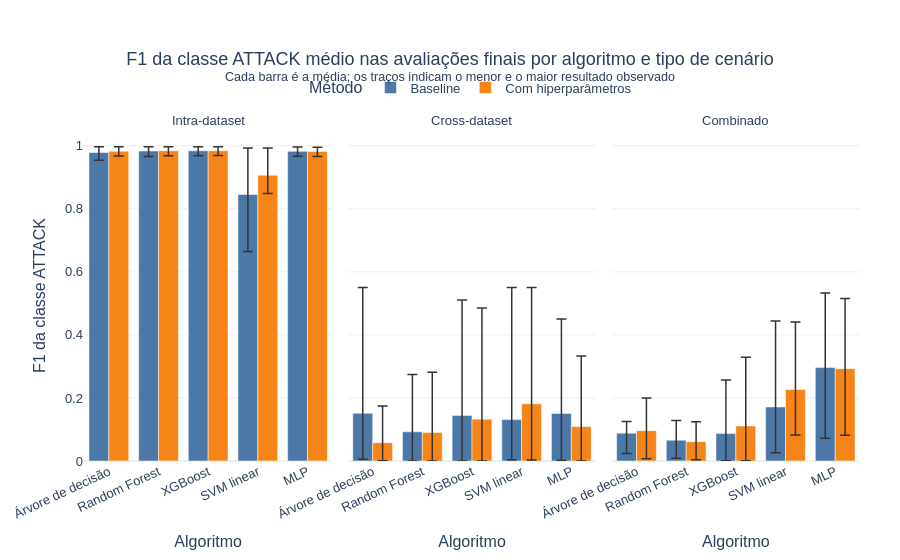
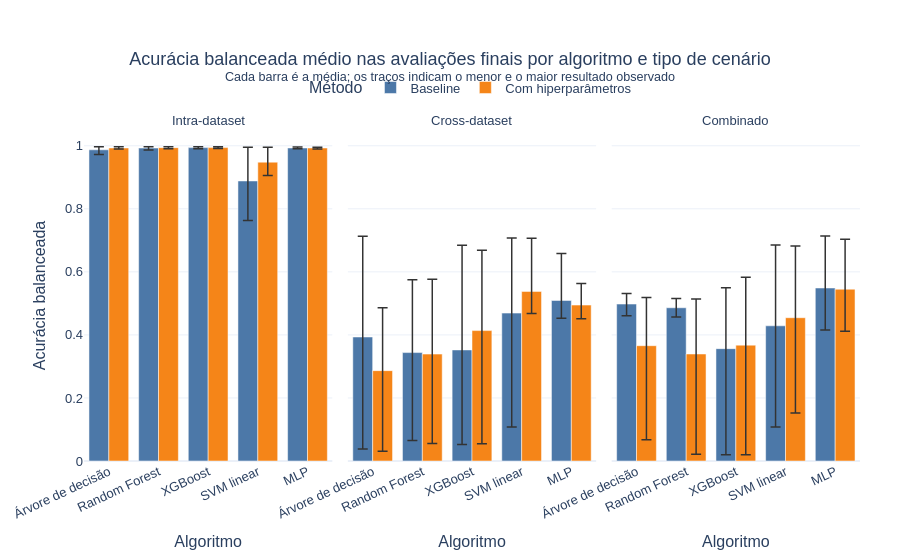
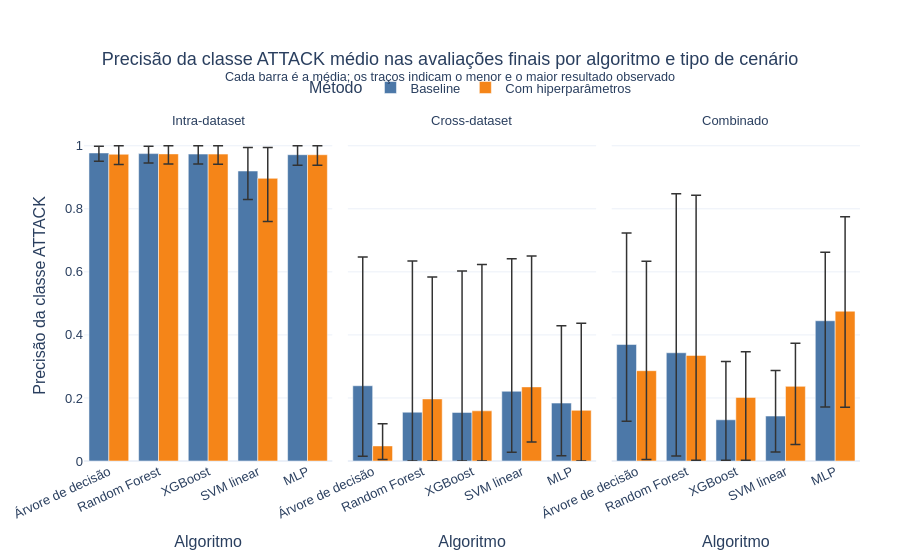
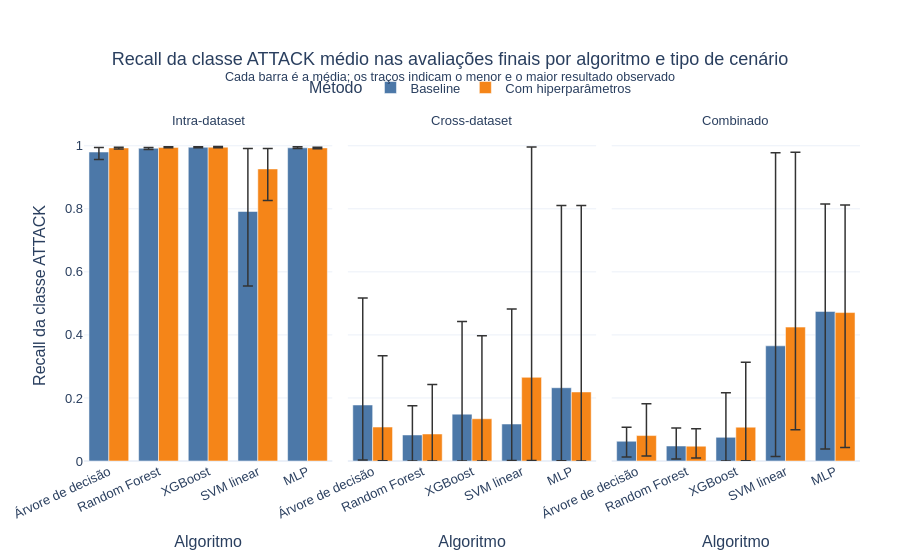

Notebook code cell kept with these figures, in order:
### Code cell
# qualidade média por algoritmo e tipo de cenário
def plot_metric_by_scenario(metric, metric_label, filename):
    plot_data = (
        evaluation.groupby(
            ["scenario_type", "model", "training_method"], as_index=False
        )
        .agg(
            metric_mean=(metric, "mean"),
            metric_min=(metric, "min"),
            metric_max=(metric, "max"),
            experiments=(metric, "size"),
        )
    )
    plot_data["distance_to_min"] = plot_data["metric_mean"] - plot_data["metric_min"]
    plot_data["distance_to_max"] = plot_data["metric_max"] - plot_data["metric_mean"]
    plot_data["model_label"] = plot_data["model"].map(MODEL_LABELS)
    plot_data["method_label"] = plot_data["training_method"].map(METHOD_LABELS)
    plot_data["scenario_label"] = plot_data["scenario_type"].map(SCENARIO_LABELS)
    figure = px.bar(
        plot_data,
        x="model_label",
        y="metric_mean",
        color="method_label",
        facet_col="scenario_label",
        barmode="group",
        error_y="distance_to_max",
        error_y_minus="distance_to_min",
        color_discrete_map=METHOD_COLORS,
        category_orders={
            "model_label": [MODEL_LABELS[model] for model in MODEL_ORDER],
            "method_label": [METHOD_LABELS[method] for method in METHOD_ORDER],
            "scenario_label": [SCENARIO_LABELS[scenario] for scenario in SCENARIO_ORDER],
        },
        custom_data=["experiments", "metric_min", "metric_max"],
        labels={"model_label": "Algoritmo", "metric_mean": metric_label, "method_label": "Método"},
        title=(
            f"{metric_label} médio nas avaliações finais por algoritmo e tipo de cenário"
            "<br><sup>Cada barra é a média; os traços indicam o menor e o maior resultado observado</sup>"
        ),
    )
    figure.for_each_annotation(lambda annotation: annotation.update(text=annotation.text.split("=")[-1]))
    figure.update_traces(
        hovertemplate=(
            "Algoritmo: %{x}<br>Média: %{y:.4f}<br>"
            "Mínimo: %{customdata[1]:.4f}<br>Máximo: %{customdata[2]:.4f}<br>"
            "Experimentos: %{customdata[0]}<extra></extra>"
        ),
        error_y=dict(color="#333333", thickness=1.5, width=5),
    )
    figure.update_yaxes(range=[0, 1.05], matches="y")
    figure.update_xaxes(tickangle=-25)
    finalize_figure(figure, filename, width=1500, height=520)


plot_metric_by_scenario("f1_attack", "F1 da classe ATTACK", "f1_attack_by_scenario_type")
plot_metric_by_scenario("balanced_accuracy", "Acurácia balanceada", "balanced_accuracy_by_scenario_type")
plot_metric_by_scenario("precision_attack", "Precisão da classe ATTACK", "precision_attack_by_scenario_type")
plot_metric_by_scenario("recall_attack", "Recall da classe ATTACK", "recall_attack_by_scenario_type")

### Figure 1 — Plotly figure (JSON) as saved in the notebook; plotly's stock layout.template omitted (floating-point values rounded to 4 significant figures)
{"data": [{"alignmentgroup": "True", "customdata": [[3.0, 0.954, 0.9967], [3.0, 0.6649, 0.9931], [3.0, 0.9665, 0.9959], [3.0, 0.9662, 0.9966], [3.0, 0.9686, 0.9971]], "error_y": {"array": [0.01808, 0.1476, 0.01365, 0.0133, 0.01303], "arrayminus": [0.02466, 0.1806, 0.01572, 0.01715, 0.0155], "color": "#333333", "thickness": 1.5, "width": 5}, "hovertemplate": "Algoritmo: %{x}<br>Média: %{y:.4f}<br>Mínimo: %{customdata[1]:.4f}<br>Máximo: %{customdata[2]:.4f}<br>Experimentos: %{customdata[0]}<extra></extra>", "legendgroup": "Baseline", "marker": {"color": "#4C78A8", "pattern": {"shape": ""}}, "name": "Baseline", "offsetgroup": "Baseline", "orientation": "v", "showlegend": true, "textposition": "auto", "type": "bar", "x": ["Árvore de decisão", "SVM linear", "MLP", "Random Forest", "XGBoost"], "xaxis": "x", "y": [0.9786, 0.8455, 0.9822, 0.9833, 0.9841], "yaxis": "y"}, {"alignmentgroup": "True", "customdata": [[6.0, 0.005221, 0.5505], [6.0, 0.003597, 0.5507], [6.0, 0.001579, 0.4505], [6.0, 0.0, 0.2745], [6.0, 0.0, 0.5103]], "error_y": {"array": [0.3991, 0.4193, 0.2995, 0.1819, 0.3657], "arrayminus": [0.1462, 0.1277, 0.1494, 0.09257, 0.1446], "color": "#333333", "thickness": 1.5, "width": 5}, "hovertemplate": "Algoritmo: %{x}<br>Média: %{y:.4f}<br>Mínimo: %{customdata[1]:.4f}<br>Máximo: %{customdata[2]:.4f}<br>Experimentos: %{customdata[0]}<extra></extra>", "legendgroup": "Baseline", "marker": {"color": "#4C78A8", "pattern": {"shape": ""}}, "name": "Baseline", "offsetgroup": "Baseline", "orientation": "v", "showlegend": false, "textposition": "auto", "type": "bar", "x": ["Árvore de decisão", "SVM linear", "MLP", "Random Forest", "XGBoost"], "xaxis": "x2", "y": [0.1514, 0.1313, 0.151, 0.09257, 0.1446], "yaxis": "y2"}, {"alignmentgroup": "True", "customdata": [[3.0, 0.024, 0.1253], [3.0, 0.02578, 0.4439], [3.0, 0.07232, 0.5333], [3.0, 0.008775, 0.1284], [3.0, 0.0007884, 0.2567]], "error_y": {"array": [0.03696, 0.2725, 0.2369, 0.06224, 0.1697], "arrayminus": [0.06429, 0.1456, 0.2241, 0.05734, 0.08618], "color": "#333333", "thickness": 1.5, "width": 5}, "hovertemplate": "Algoritmo: %{x}<br>Média: %{y:.4f}<br>Mínimo: %{customdata[1]:.4f}<br>Máximo: %{customdata[2]:.4f}<br>Experimentos: %{customdata[0]}<extra></extra>", "legendgroup": "Baseline", "marker": {"color": "#4C78A8", "pattern": {"shape": ""}}, "name": "Baseline", "offsetgroup": "Baseline", "orientation": "v", "showlegend": false, "textposition": "auto", "type": "bar", "x": ["Árvore de decisão", "SVM linear", "MLP", "Random Forest", "XGBoost"], "xaxis": "x3", "y": [0.08829, 0.1714, 0.2964, 0.06612, 0.08696], "yaxis": "y3"}, {"alignmentgroup": "True", "customdata": [[3.0, 0.9672, 0.997], [3.0, 0.8489, 0.9931], [3.0, 0.9659, 0.9953], [3.0, 0.9684, 0.9971], [3.0, 0.9688, 0.9971]], "error_y": {"array": [0.0143, 0.08664, 0.01329, 0.01287, 0.01293], "arrayminus": [0.01559, 0.05761, 0.01612, 0.01578, 0.01531], "color": "#333333", "thickness": 1.5, "width": 5}, "hovertemplate": "Algoritmo: %{x}<br>Média: %{y:.4f}<br>Mínimo: %{customdata[1]:.4f}<br>Máximo: %{customdata[2]:.4f}<br>Experimentos: %{customdata[0]}<extra></extra>", "legendgroup": "Com hiperparâmetros", "marker": {"color": "#F58518", "pattern": {"shape": ""}}, "name": "Com hiperparâmetros", "offsetgroup": "Com hiperparâmetros", "orientation": "v", "showlegend": true, "textposition": "auto", "type": "bar", "x": ["Árvore de decisão", "SVM linear", "MLP", "Random Forest", "XGBoost"], "xaxis": "x", "y": [0.9827, 0.9065, 0.9821, 0.9842, 0.9841], "yaxis": "y"}, {"alignmentgroup": "True", "customdata": [[6.0, 0.001065, 0.1745], [6.0, 0.003277, 0.5502], [6.0, 0.0, 0.333], [6.0, 0.0, 0.2814], [6.0, 0.0, 0.4853]], "error_y": {"array": [0.1166, 0.3686, 0.2239, 0.1913, 0.3525], "arrayminus": [0.05691, 0.1783, 0.1091, 0.0902, 0.1328], "color": "#333333", "thickness": 1.5, "width": 5}, "hovertemplate": "Algoritmo: %{x}<br>Média: %{y:.4f}<br>Mínimo: %{customdata[1]:.4f}<br>Máximo: %{customdata[2]:.4f}<br>Experimentos: %{customdata[0]}<extra></extra>", "legendgroup": "Com hiperparâmetros", "marker": {"color": "#F58518", "pattern": {"shape": ""}}, "name": "Com hiperparâmetros", "offsetgroup": "Com hiperparâmetros", "orientation": "v", "showlegend": false, "textposition": "auto", "type": "bar", "x": ["Árvore de decisão", "SVM linear", "MLP", "Random Forest", "XGBoost"], "xaxis": "x2", "y": [0.05797, 0.1816, 0.1091, 0.0902, 0.1328], "yaxis": "y2"}, {"alignmentgroup": "True", "customdata": [[3.0, 0.007138, 0.1995], [3.0, 0.08237, 0.4412], [3.0, 0.08148, 0.5158], [3.0, 0.003961, 0.1245], [3.0, 0.0008902, 0.3291]], "error_y": {"array": [0.1032, 0.2146, 0.2228, 0.06313, 0.218], "arrayminus": [0.08913, 0.1443, 0.2115, 0.05742, 0.1102], "color": "#333333", "thickness": 1.5, "width": 5}, "hovertemplate": "Algoritmo: %{x}<br>Média: %{y:.4f}<br>Mínimo: %{customdata[1]:.4f}<br>Máximo: %{customdata[2]:.4f}<br>Experimentos: %{customdata[0]}<extra></extra>", "legendgroup": "Com hiperparâmetros", "marker": {"color": "#F58518", "pattern": {"shape": ""}}, "name": "Com hiperparâmetros", "offsetgroup": "Com hiperparâmetros", "orientation": "v", "showlegend": false, "textposition": "auto", "type": "bar", "x": ["Árvore de decisão", "SVM linear", "MLP", "Random Forest", "XGBoost"], "xaxis": "x3", "y": [0.09627, 0.2266, 0.293, 0.06138, 0.1111], "yaxis": "y3"}], "layout": {"annotations": [{"font": {}, "showarrow": false, "text": "Intra-dataset", "x": 0.16, "xanchor": "center", "xref": "paper", "y": 1.0, "yanchor": "bottom", "yref": "paper"}, {"font": {}, "showarrow": false, "text": "Cross-dataset", "x": 0.5, "xanchor": "center", "xref": "paper", "y": 1.0, "yanchor": "bottom", "yref": "paper"}, {"font": {}, "showarrow": false, "text": "Combinado", "x": 0.84, "xanchor": "center", "xref": "paper", "y": 1.0, "yanchor": "bottom", "yref": "paper"}], "barmode": "group", "font": {"family": "Arial", "size": 13}, "legend": {"orientation": "h", "title": {"text": "Método"}, "tracegroupgap": 0, "x": 0.5, "xanchor": "center", "y": 1.08, "yanchor": "bottom"}, "margin": {"b": 80, "l": 80, "r": 40, "t": 130}, "title": {"text": "F1 da classe ATTACK médio nas avaliações finais por algoritmo e tipo de cenário<br><sup>Cada barra é a média; os traços indicam o menor e o maior resultado observado</sup>", "x": 0.5}, "xaxis": {"anchor": "y", "categoryarray": ["Árvore de decisão", "Random Forest", "XGBoost", "SVM linear", "MLP"], "categoryorder": "array", "domain": [0.0, 0.32], "tickangle": -25, "title": {"text": "Algoritmo"}}, "xaxis2": {"anchor": "y2", "categoryarray": ["Árvore de decisão", "Random Forest", "XGBoost", "SVM linear", "MLP"], "categoryorder": "array", "domain": [0.34, 0.66], "matches": "x", "tickangle": -25, "title": {"text": "Algoritmo"}}, "xaxis3": {"anchor": "y3", "categoryarray": ["Árvore de decisão", "Random Forest", "XGBoost", "SVM linear", "MLP"], "categoryorder": "array", "domain": [0.68, 1.0], "matches": "x", "tickangle": -25, "title": {"text": "Algoritmo"}}, "yaxis": {"anchor": "x", "domain": [0.0, 1.0], "matches": "y", "range": [0, 1.05], "title": {"text": "F1 da classe ATTACK"}}, "yaxis2": {"anchor": "x2", "domain": [0.0, 1.0], "matches": "y", "range": [0, 1.05], "showticklabels": false}, "yaxis3": {"anchor": "x3", "domain": [0.0, 1.0], "matches": "y", "range": [0, 1.05], "showticklabels": false}}}

### Figure 2 — Plotly figure (JSON) as saved in the notebook; plotly's stock layout.template omitted (floating-point values rounded to 4 significant figures)
{"data": [{"alignmentgroup": "True", "customdata": [[3.0, 0.9722, 0.9972], [3.0, 0.7632, 0.9951], [3.0, 0.9902, 0.996], [3.0, 0.9868, 0.9972], [3.0, 0.9907, 0.9972]], "error_y": {"array": [0.01002, 0.1067, 0.002975, 0.004424, 0.003127], "arrayminus": [0.01495, 0.1252, 0.002853, 0.00598, 0.003363], "color": "#333333", "thickness": 1.5, "width": 5}, "hovertemplate": "Algoritmo: %{x}<br>Média: %{y:.4f}<br>Mínimo: %{customdata[1]:.4f}<br>Máximo: %{customdata[2]:.4f}<br>Experimentos: %{customdata[0]}<extra></extra>", "legendgroup": "Baseline", "marker": {"color": "#4C78A8", "pattern": {"shape": ""}}, "name": "Baseline", "offsetgroup": "Baseline", "orientation": "v", "showlegend": true, "textposition": "auto", "type": "bar", "x": ["Árvore de decisão", "SVM linear", "MLP", "Random Forest", "XGBoost"], "xaxis": "x", "y": [0.9872, 0.8884, 0.993, 0.9928, 0.9941], "yaxis": "y"}, {"alignmentgroup": "True", "customdata": [[6.0, 0.0377, 0.7133], [6.0, 0.1078, 0.7075], [6.0, 0.4525, 0.6582], [6.0, 0.06467, 0.5749], [6.0, 0.05273, 0.6848]], "error_y": {"array": [0.32, 0.2383, 0.1489, 0.231, 0.3325], "arrayminus": [0.3556, 0.3614, 0.05678, 0.2792, 0.2995], "color": "#333333", "thickness": 1.5, "width": 5}, "hovertemplate": "Algoritmo: %{x}<br>Média: %{y:.4f}<br>Mínimo: %{customdata[1]:.4f}<br>Máximo: %{customdata[2]:.4f}<br>Experimentos: %{customdata[0]}<extra></extra>", "legendgroup": "Baseline", "marker": {"color": "#4C78A8", "pattern": {"shape": ""}}, "name": "Baseline", "offsetgroup": "Baseline", "orientation": "v", "showlegend": false, "textposition": "auto", "type": "bar", "x": ["Árvore de decisão", "SVM linear", "MLP", "Random Forest", "XGBoost"], "xaxis": "x2", "y": [0.3933, 0.4692, 0.5092, 0.3439, 0.3523], "yaxis": "y2"}, {"alignmentgroup": "True", "customdata": [[3.0, 0.4609, 0.531], [3.0, 0.1081, 0.6855], [3.0, 0.4158, 0.7141], [3.0, 0.4566, 0.5152], [3.0, 0.02006, 0.5496]], "error_y": {"array": [0.03311, 0.2566, 0.1652, 0.02905, 0.1932], "arrayminus": [0.03701, 0.3207, 0.1331, 0.02954, 0.3363], "color": "#333333", "thickness": 1.5, "width": 5}, "hovertemplate": "Algoritmo: %{x}<br>Média: %{y:.4f}<br>Mínimo: %{customdata[1]:.4f}<br>Máximo: %{customdata[2]:.4f}<br>Experimentos: %{customdata[0]}<extra></extra>", "legendgroup": "Baseline", "marker": {"color": "#4C78A8", "pattern": {"shape": ""}}, "name": "Baseline", "offsetgroup": "Baseline", "orientation": "v", "showlegend": false, "textposition": "auto", "type": "bar", "x": ["Árvore de decisão", "SVM linear", "MLP", "Random Forest", "XGBoost"], "xaxis": "x3", "y": [0.4979, 0.4288, 0.5488, 0.4861, 0.3564], "yaxis": "y3"}, {"alignmentgroup": "True", "customdata": [[3.0, 0.9897, 0.9972], [3.0, 0.906, 0.995], [3.0, 0.9895, 0.9954], [3.0, 0.9906, 0.9972], [3.0, 0.9912, 0.9972]], "error_y": {"array": [0.004164, 0.04709, 0.002549, 0.003185, 0.002997], "arrayminus": [0.003268, 0.04197, 0.003377, 0.003447, 0.002997], "color": "#333333", "thickness": 1.5, "width": 5}, "hovertemplate": "Algoritmo: %{x}<br>Média: %{y:.4f}<br>Mínimo: %{customdata[1]:.4f}<br>Máximo: %{customdata[2]:.4f}<br>Experimentos: %{customdata[0]}<extra></extra>", "legendgroup": "Com hiperparâmetros", "marker": {"color": "#F58518", "pattern": {"shape": ""}}, "name": "Com hiperparâmetros", "offsetgroup": "Com hiperparâmetros", "orientation": "v", "showlegend": true, "textposition": "auto", "type": "bar", "x": ["Árvore de decisão", "SVM linear", "MLP", "Random Forest", "XGBoost"], "xaxis": "x", "y": [0.993, 0.948, 0.9929, 0.994, 0.9942], "yaxis": "y"}, {"alignmentgroup": "True", "customdata": [[6.0, 0.03075, 0.4858], [6.0, 0.4681, 0.7063], [6.0, 0.4509, 0.563], [6.0, 0.05561, 0.5762], [6.0, 0.05476, 0.6687]], "error_y": {"array": [0.1992, 0.1683, 0.06843, 0.237, 0.255], "arrayminus": [0.2559, 0.06993, 0.04365, 0.2836, 0.3589], "color": "#333333", "thickness": 1.5, "width": 5}, "hovertemplate": "Algoritmo: %{x}<br>Média: %{y:.4f}<br>Mínimo: %{customdata[1]:.4f}<br>Máximo: %{customdata[2]:.4f}<br>Experimentos: %{customdata[0]}<extra></extra>", "legendgroup": "Com hiperparâmetros", "marker": {"color": "#F58518", "pattern": {"shape": ""}}, "name": "Com hiperparâmetros", "offsetgroup": "Com hiperparâmetros", "orientation": "v", "showlegend": false, "textposition": "auto", "type": "bar", "x": ["Árvore de decisão", "SVM linear", "MLP", "Random Forest", "XGBoost"], "xaxis": "x2", "y": [0.2866, 0.5381, 0.4946, 0.3392, 0.4137], "yaxis": "y2"}, {"alignmentgroup": "True", "customdata": [[3.0, 0.0677, 0.5188], [3.0, 0.1526, 0.6822], [3.0, 0.4117, 0.7032], [3.0, 0.02138, 0.5137], [3.0, 0.01973, 0.5828]], "error_y": {"array": [0.153, 0.2277, 0.1583, 0.1743, 0.2152], "arrayminus": [0.298, 0.3019, 0.1333, 0.3181, 0.3478], "color": "#333333", "thickness": 1.5, "width": 5}, "hovertemplate": "Algoritmo: %{x}<br>Média: %{y:.4f}<br>Mínimo: %{customdata[1]:.4f}<br>Máximo: %{customdata[2]:.4f}<br>Experimentos: %{customdata[0]}<extra></extra>", "legendgroup": "Com hiperparâmetros", "marker": {"color": "#F58518", "pattern": {"shape": ""}}, "name": "Com hiperparâmetros", "offsetgroup": "Com hiperparâmetros", "orientation": "v", "showlegend": false, "textposition": "auto", "type": "bar", "x": ["Árvore de decisão", "SVM linear", "MLP", "Random Forest", "XGBoost"], "xaxis": "x3", "y": [0.3658, 0.4545, 0.5449, 0.3395, 0.3675], "yaxis": "y3"}], "layout": {"annotations": [{"font": {}, "showarrow": false, "text": "Intra-dataset", "x": 0.16, "xanchor": "center", "xref": "paper", "y": 1.0, "yanchor": "bottom", "yref": "paper"}, {"font": {}, "showarrow": false, "text": "Cross-dataset", "x": 0.5, "xanchor": "center", "xref": "paper", "y": 1.0, "yanchor": "bottom", "yref": "paper"}, {"font": {}, "showarrow": false, "text": "Combinado", "x": 0.84, "xanchor": "center", "xref": "paper", "y": 1.0, "yanchor": "bottom", "yref": "paper"}], "barmode": "group", "font": {"family": "Arial", "size": 13}, "legend": {"orientation": "h", "title": {"text": "Método"}, "tracegroupgap": 0, "x": 0.5, "xanchor": "center", "y": 1.08, "yanchor": "bottom"}, "margin": {"b": 80, "l": 80, "r": 40, "t": 130}, "title": {"text": "Acurácia balanceada médio nas avaliações finais por algoritmo e tipo de cenário<br><sup>Cada barra é a média; os traços indicam o menor e o maior resultado observado</sup>", "x": 0.5}, "xaxis": {"anchor": "y", "categoryarray": ["Árvore de decisão", "Random Forest", "XGBoost", "SVM linear", "MLP"], "categoryorder": "array", "domain": [0.0, 0.32], "tickangle": -25, "title": {"text": "Algoritmo"}}, "xaxis2": {"anchor": "y2", "categoryarray": ["Árvore de decisão", "Random Forest", "XGBoost", "SVM linear", "MLP"], "categoryorder": "array", "domain": [0.34, 0.66], "matches": "x", "tickangle": -25, "title": {"text": "Algoritmo"}}, "xaxis3": {"anchor": "y3", "categoryarray": ["Árvore de decisão", "Random Forest", "XGBoost", "SVM linear", "MLP"], "categoryorder": "array", "domain": [0.68, 1.0], "matches": "x", "tickangle": -25, "title": {"text": "Algoritmo"}}, "yaxis": {"anchor": "x", "domain": [0.0, 1.0], "matches": "y", "range": [0, 1.05], "title": {"text": "Acurácia balanceada"}}, "yaxis2": {"anchor": "x2", "domain": [0.0, 1.0], "matches": "y", "range": [0, 1.05], "showticklabels": false}, "yaxis3": {"anchor": "x3", "domain": [0.0, 1.0], "matches": "y", "range": [0, 1.05], "showticklabels": false}}}

### Figure 3 — Plotly figure (JSON) as saved in the notebook; plotly's stock layout.template omitted (floating-point values rounded to 4 significant figures)
{"data": [{"alignmentgroup": "True", "customdata": [[3.0, 0.9512, 0.9987], [3.0, 0.8292, 0.9949], [3.0, 0.938, 0.9998], [3.0, 0.9456, 0.9986], [3.0, 0.9419, 0.9997]], "error_y": {"array": [0.02154, 0.07502, 0.02813, 0.02353, 0.02609], "arrayminus": [0.02593, 0.09063, 0.03362, 0.02952, 0.03174], "color": "#333333", "thickness": 1.5, "width": 5}, "hovertemplate": "Algoritmo: %{x}<br>Média: %{y:.4f}<br>Mínimo: %{customdata[1]:.4f}<br>Máximo: %{customdata[2]:.4f}<br>Experimentos: %{customdata[0]}<extra></extra>", "legendgroup": "Baseline", "marker": {"color": "#4C78A8", "pattern": {"shape": ""}}, "name": "Baseline", "offsetgroup": "Baseline", "orientation": "v", "showlegend": true, "textposition": "auto", "type": "bar", "x": ["Árvore de decisão", "SVM linear", "MLP", "Random Forest", "XGBoost"], "xaxis": "x", "y": [0.9771, 0.9199, 0.9716, 0.9751, 0.9736], "yaxis": "y"}, {"alignmentgroup": "True", "customdata": [[6.0, 0.01498, 0.6471], [6.0, 0.02809, 0.6417], [6.0, 0.01638, 0.4294], [6.0, 0.0, 0.6343], [6.0, 0.0, 0.6031]], "error_y": {"array": [0.4084, 0.4205, 0.2457, 0.4795, 0.449], "arrayminus": [0.2237, 0.1931, 0.1673, 0.1548, 0.1541], "color": "#333333", "thickness": 1.5, "width": 5}, "hovertemplate": "Algoritmo: %{x}<br>Média: %{y:.4f}<br>Mínimo: %{customdata[1]:.4f}<br>Máximo: %{customdata[2]:.4f}<br>Experimentos: %{customdata[0]}<extra></extra>", "legendgroup": "Baseline", "marker": {"color": "#4C78A8", "pattern": {"shape": ""}}, "name": "Baseline", "offsetgroup": "Baseline", "orientation": "v", "showlegend": false, "textposition": "auto", "type": "bar", "x": ["Árvore de decisão", "SVM linear", "MLP", "Random Forest", "XGBoost"], "xaxis": "x2", "y": [0.2387, 0.2212, 0.1837, 0.1548, 0.1541], "yaxis": "y2"}, {"alignmentgroup": "True", "customdata": [[3.0, 0.1261, 0.7231], [3.0, 0.02826, 0.2871], [3.0, 0.1716, 0.6621], [3.0, 0.01601, 0.8479], [3.0, 0.002132, 0.3158]], "error_y": {"array": [0.3536, 0.1446, 0.2172, 0.5046, 0.1851], "arrayminus": [0.2434, 0.1143, 0.2733, 0.3273, 0.1285], "color": "#333333", "thickness": 1.5, "width": 5}, "hovertemplate": "Algoritmo: %{x}<br>Média: %{y:.4f}<br>Mínimo: %{customdata[1]:.4f}<br>Máximo: %{customdata[2]:.4f}<br>Experimentos: %{customdata[0]}<extra></extra>", "legendgroup": "Baseline", "marker": {"color": "#4C78A8", "pattern": {"shape": ""}}, "name": "Baseline", "offsetgroup": "Baseline", "orientation": "v", "showlegend": false, "textposition": "auto", "type": "bar", "x": ["Árvore de decisão", "SVM linear", "MLP", "Random Forest", "XGBoost"], "xaxis": "x3", "y": [0.3695, 0.1425, 0.4449, 0.3433, 0.1307], "yaxis": "y3"}, {"alignmentgroup": "True", "customdata": [[3.0, 0.9407, 0.9997], [3.0, 0.7597, 0.9948], [3.0, 0.9382, 0.9999], [3.0, 0.9418, 0.9997], [3.0, 0.9414, 0.9997]], "error_y": {"array": [0.02673, 0.09821, 0.02832, 0.02553, 0.02614], "arrayminus": [0.03226, 0.1369, 0.03336, 0.03228, 0.03216], "color": "#333333", "thickness": 1.5, "width": 5}, "hovertemplate": "Algoritmo: %{x}<br>Média: %{y:.4f}<br>Mínimo: %{customdata[1]:.4f}<br>Máximo: %{customdata[2]:.4f}<br>Experimentos: %{customdata[0]}<extra></extra>", "legendgroup": "Com hiperparâmetros", "marker": {"color": "#F58518", "pattern": {"shape": ""}}, "name": "Com hiperparâmetros", "offsetgroup": "Com hiperparâmetros", "orientation": "v", "showlegend": true, "textposition": "auto", "type": "bar", "x": ["Árvore de decisão", "SVM linear", "MLP", "Random Forest", "XGBoost"], "xaxis": "x", "y": [0.973, 0.8966, 0.9715, 0.9741, 0.9735], "yaxis": "y"}, {"alignmentgroup": "True", "customdata": [[6.0, 0.005093, 0.1182], [6.0, 0.06007, 0.6502], [6.0, 0.0, 0.4371], [6.0, 0.0, 0.5837], [6.0, 0.0, 0.6234]], "error_y": {"array": [0.07034, 0.415, 0.2765, 0.3867, 0.4642], "arrayminus": [0.04273, 0.1751, 0.1606, 0.1969, 0.1591], "color": "#333333", "thickness": 1.5, "width": 5}, "hovertemplate": "Algoritmo: %{x}<br>Média: %{y:.4f}<br>Mínimo: %{customdata[1]:.4f}<br>Máximo: %{customdata[2]:.4f}<br>Experimentos: %{customdata[0]}<extra></extra>", "legendgroup": "Com hiperparâmetros", "marker": {"color": "#F58518", "pattern": {"shape": ""}}, "name": "Com hiperparâmetros", "offsetgroup": "Com hiperparâmetros", "orientation": "v", "showlegend": false, "textposition": "auto", "type": "bar", "x": ["Árvore de decisão", "SVM linear", "MLP", "Random Forest", "XGBoost"], "xaxis": "x2", "y": [0.04782, 0.2351, 0.1606, 0.1969, 0.1591], "yaxis": "y2"}, {"alignmentgroup": "True", "customdata": [[3.0, 0.004577, 0.634], [3.0, 0.05214, 0.3733], [3.0, 0.1704, 0.775], [3.0, 0.002492, 0.8433], [3.0, 0.002029, 0.3462]], "error_y": {"array": [0.3475, 0.1366, 0.2999, 0.5085, 0.1444], "arrayminus": [0.2819, 0.1846, 0.3048, 0.3323, 0.1998], "color": "#333333", "thickness": 1.5, "width": 5}, "hovertemplate": "Algoritmo: %{x}<br>Média: %{y:.4f}<br>Mínimo: %{customdata[1]:.4f}<br>Máximo: %{customdata[2]:.4f}<br>Experimentos: %{customdata[0]}<extra></extra>", "legendgroup": "Com hiperparâmetros", "marker": {"color": "#F58518", "pattern": {"shape": ""}}, "name": "Com hiperparâmetros", "offsetgroup": "Com hiperparâmetros", "orientation": "v", "showlegend": false, "textposition": "auto", "type": "bar", "x": ["Árvore de decisão", "SVM linear", "MLP", "Random Forest", "XGBoost"], "xaxis": "x3", "y": [0.2865, 0.2367, 0.4751, 0.3348, 0.2018], "yaxis": "y3"}], "layout": {"annotations": [{"font": {}, "showarrow": false, "text": "Intra-dataset", "x": 0.16, "xanchor": "center", "xref": "paper", "y": 1.0, "yanchor": "bottom", "yref": "paper"}, {"font": {}, "showarrow": false, "text": "Cross-dataset", "x": 0.5, "xanchor": "center", "xref": "paper", "y": 1.0, "yanchor": "bottom", "yref": "paper"}, {"font": {}, "showarrow": false, "text": "Combinado", "x": 0.84, "xanchor": "center", "xref": "paper", "y": 1.0, "yanchor": "bottom", "yref": "paper"}], "barmode": "group", "font": {"family": "Arial", "size": 13}, "legend": {"orientation": "h", "title": {"text": "Método"}, "tracegroupgap": 0, "x": 0.5, "xanchor": "center", "y": 1.08, "yanchor": "bottom"}, "margin": {"b": 80, "l": 80, "r": 40, "t": 130}, "title": {"text": "Precisão da classe ATTACK médio nas avaliações finais por algoritmo e tipo de cenário<br><sup>Cada barra é a média; os traços indicam o menor e o maior resultado observado</sup>", "x": 0.5}, "xaxis": {"anchor": "y", "categoryarray": ["Árvore de decisão", "Random Forest", "XGBoost", "SVM linear", "MLP"], "categoryorder": "array", "domain": [0.0, 0.32], "tickangle": -25, "title": {"text": "Algoritmo"}}, "xaxis2": {"anchor": "y2", "categoryarray": ["Árvore de decisão", "Random Forest", "XGBoost", "SVM linear", "MLP"], "categoryorder": "array", "domain": [0.34, 0.66], "matches": "x", "tickangle": -25, "title": {"text": "Algoritmo"}}, "xaxis3": {"anchor": "y3", "categoryarray": ["Árvore de decisão", "Random Forest", "XGBoost", "SVM linear", "MLP"], "categoryorder": "array", "domain": [0.68, 1.0], "matches": "x", "tickangle": -25, "title": {"text": "Algoritmo"}}, "yaxis": {"anchor": "x", "domain": [0.0, 1.0], "matches": "y", "range": [0, 1.05], "title": {"text": "Precisão da classe ATTACK"}}, "yaxis2": {"anchor": "x2", "domain": [0.0, 1.0], "matches": "y", "range": [0, 1.05], "showticklabels": false}, "yaxis3": {"anchor": "x3", "domain": [0.0, 1.0], "matches": "y", "range": [0, 1.05], "showticklabels": false}}}

### Figure 4 — Plotly figure (JSON) as saved in the notebook; plotly's stock layout.template omitted (floating-point values rounded to 4 significant figures)
{"data": [{"alignmentgroup": "True", "customdata": [[3.0, 0.9568, 0.9947], [3.0, 0.555, 0.9914], [3.0, 0.9916, 0.9968], [3.0, 0.9878, 0.9947], [3.0, 0.994, 0.9969]], "error_y": {"array": [0.01461, 0.2, 0.003319, 0.002741, 0.00175], "arrayminus": [0.02338, 0.2365, 0.001883, 0.004195, 0.001172], "color": "#333333", "thickness": 1.5, "width": 5}, "hovertemplate": "Algoritmo: %{x}<br>Média: %{y:.4f}<br>Mínimo: %{customdata[1]:.4f}<br>Máximo: %{customdata[2]:.4f}<br>Experimentos: %{customdata[0]}<extra></extra>", "legendgroup": "Baseline", "marker": {"color": "#4C78A8", "pattern": {"shape": ""}}, "name": "Baseline", "offsetgroup": "Baseline", "orientation": "v", "showlegend": true, "textposition": "auto", "type": "bar", "x": ["Árvore de decisão", "SVM linear", "MLP", "Random Forest", "XGBoost"], "xaxis": "x", "y": [0.9801, 0.7914, 0.9935, 0.992, 0.9951], "yaxis": "y"}, {"alignmentgroup": "True", "customdata": [[6.0, 0.002923, 0.5168], [6.0, 0.001833, 0.4822], [6.0, 0.0007927, 0.8105], [6.0, 0.0, 0.1751], [6.0, 0.0, 0.4423]], "error_y": {"array": [0.3392, 0.3649, 0.578, 0.09257, 0.2937], "arrayminus": [0.1747, 0.1155, 0.2317, 0.08256, 0.1486], "color": "#333333", "thickness": 1.5, "width": 5}, "hovertemplate": "Algoritmo: %{x}<br>Média: %{y:.4f}<br>Mínimo: %{customdata[1]:.4f}<br>Máximo: %{customdata[2]:.4f}<br>Experimentos: %{customdata[0]}<extra></extra>", "legendgroup": "Baseline", "marker": {"color": "#4C78A8", "pattern": {"shape": ""}}, "name": "Baseline", "offsetgroup": "Baseline", "orientation": "v", "showlegend": false, "textposition": "auto", "type": "bar", "x": ["Árvore de decisão", "SVM linear", "MLP", "Random Forest", "XGBoost"], "xaxis": "x2", "y": [0.1776, 0.1173, 0.2325, 0.08256, 0.1486], "yaxis": "y2"}, {"alignmentgroup": "True", "customdata": [[3.0, 0.01258, 0.1068], [3.0, 0.01457, 0.9782], [3.0, 0.03825, 0.815], [3.0, 0.006044, 0.1046], [3.0, 0.0003963, 0.2162]], "error_y": {"array": [0.04413, 0.6129, 0.3405, 0.05715, 0.1413], "arrayminus": [0.05005, 0.3508, 0.4362, 0.04143, 0.07458], "color": "#333333", "thickness": 1.5, "width": 5}, "hovertemplate": "Algoritmo: %{x}<br>Média: %{y:.4f}<br>Mínimo: %{customdata[1]:.4f}<br>Máximo: %{customdata[2]:.4f}<br>Experimentos: %{customdata[0]}<extra></extra>", "legendgroup": "Baseline", "marker": {"color": "#4C78A8", "pattern": {"shape": ""}}, "name": "Baseline", "offsetgroup": "Baseline", "orientation": "v", "showlegend": false, "textposition": "auto", "type": "bar", "x": ["Árvore de decisão", "SVM linear", "MLP", "Random Forest", "XGBoost"], "xaxis": "x3", "y": [0.06264, 0.3653, 0.4744, 0.04748, 0.07497], "yaxis": "y3"}, {"alignmentgroup": "True", "customdata": [[3.0, 0.9896, 0.9951], [3.0, 0.8263, 0.9914], [3.0, 0.9909, 0.9954], [3.0, 0.9935, 0.9966], [3.0, 0.9936, 0.998]], "error_y": {"array": [0.002081, 0.06493, 0.00218, 0.001717, 0.002609], "arrayminus": [0.003418, 0.1002, 0.002328, 0.001404, 0.00175], "color": "#333333", "thickness": 1.5, "width": 5}, "hovertemplate": "Algoritmo: %{x}<br>Média: %{y:.4f}<br>Mínimo: %{customdata[1]:.4f}<br>Máximo: %{customdata[2]:.4f}<br>Experimentos: %{customdata[0]}<extra></extra>", "legendgroup": "Com hiperparâmetros", "marker": {"color": "#F58518", "pattern": {"shape": ""}}, "name": "Com hiperparâmetros", "offsetgroup": "Com hiperparâmetros", "orientation": "v", "showlegend": true, "textposition": "auto", "type": "bar", "x": ["Árvore de decisão", "SVM linear", "MLP", "Random Forest", "XGBoost"], "xaxis": "x", "y": [0.9931, 0.9264, 0.9932, 0.9949, 0.9954], "yaxis": "y"}, {"alignmentgroup": "True", "customdata": [[6.0, 0.0005945, 0.3338], [6.0, 0.001684, 0.9961], [6.0, 0.0, 0.8102], [6.0, 0.0, 0.2423], [6.0, 0.0, 0.3973]], "error_y": {"array": [0.2261, 0.7307, 0.5912, 0.1566, 0.2633], "arrayminus": [0.1071, 0.2637, 0.219, 0.08572, 0.134], "color": "#333333", "thickness": 1.5, "width": 5}, "hovertemplate": "Algoritmo: %{x}<br>Média: %{y:.4f}<br>Mínimo: %{customdata[1]:.4f}<br>Máximo: %{customdata[2]:.4f}<br>Experimentos: %{customdata[0]}<extra></extra>", "legendgroup": "Com hiperparâmetros", "marker": {"color": "#F58518", "pattern": {"shape": ""}}, "name": "Com hiperparâmetros", "offsetgroup": "Com hiperparâmetros", "orientation": "v", "showlegend": false, "textposition": "auto", "type": "bar", "x": ["Árvore de decisão", "SVM linear", "MLP", "Random Forest", "XGBoost"], "xaxis": "x2", "y": [0.1077, 0.2654, 0.219, 0.08572, 0.134], "yaxis": "y2"}, {"alignmentgroup": "True", "customdata": [[3.0, 0.0162, 0.1819], [3.0, 0.09884, 0.9794], [3.0, 0.043, 0.8121], [3.0, 0.009661, 0.1025], [3.0, 0.0004459, 0.3135]], "error_y": {"array": [0.1012, 0.5547, 0.3413, 0.05549, 0.2063], "arrayminus": [0.06447, 0.3259, 0.4279, 0.0373, 0.1068], "color": "#333333", "thickness": 1.5, "width": 5}, "hovertemplate": "Algoritmo: %{x}<br>Média: %{y:.4f}<br>Mínimo: %{customdata[1]:.4f}<br>Máximo: %{customdata[2]:.4f}<br>Experimentos: %{customdata[0]}<extra></extra>", "legendgroup": "Com hiperparâmetros", "marker": {"color": "#F58518", "pattern": {"shape": ""}}, "name": "Com hiperparâmetros", "offsetgroup": "Com hiperparâmetros", "orientation": "v", "showlegend": false, "textposition": "auto", "type": "bar", "x": ["Árvore de decisão", "SVM linear", "MLP", "Random Forest", "XGBoost"], "xaxis": "x3", "y": [0.08067, 0.4247, 0.4709, 0.04697, 0.1073], "yaxis": "y3"}], "layout": {"annotations": [{"font": {}, "showarrow": false, "text": "Intra-dataset", "x": 0.16, "xanchor": "center", "xref": "paper", "y": 1.0, "yanchor": "bottom", "yref": "paper"}, {"font": {}, "showarrow": false, "text": "Cross-dataset", "x": 0.5, "xanchor": "center", "xref": "paper", "y": 1.0, "yanchor": "bottom", "yref": "paper"}, {"font": {}, "showarrow": false, "text": "Combinado", "x": 0.84, "xanchor": "center", "xref": "paper", "y": 1.0, "yanchor": "bottom", "yref": "paper"}], "barmode": "group", "font": {"family": "Arial", "size": 13}, "legend": {"orientation": "h", "title": {"text": "Método"}, "tracegroupgap": 0, "x": 0.5, "xanchor": "center", "y": 1.08, "yanchor": "bottom"}, "margin": {"b": 80, "l": 80, "r": 40, "t": 130}, "title": {"text": "Recall da classe ATTACK médio nas avaliações finais por algoritmo e tipo de cenário<br><sup>Cada barra é a média; os traços indicam o menor e o maior resultado observado</sup>", "x": 0.5}, "xaxis": {"anchor": "y", "categoryarray": ["Árvore de decisão", "Random Forest", "XGBoost", "SVM linear", "MLP"], "categoryorder": "array", "domain": [0.0, 0.32], "tickangle": -25, "title": {"text": "Algoritmo"}}, "xaxis2": {"anchor": "y2", "categoryarray": ["Árvore de decisão", "Random Forest", "XGBoost", "SVM linear", "MLP"], "categoryorder": "array", "domain": [0.34, 0.66], "matches": "x", "tickangle": -25, "title": {"text": "Algoritmo"}}, "xaxis3": {"anchor": "y3", "categoryarray": ["Árvore de decisão", "Random Forest", "XGBoost", "SVM linear", "MLP"], "categoryorder": "array", "domain": [0.68, 1.0], "matches": "x", "tickangle": -25, "title": {"text": "Algoritmo"}}, "yaxis": {"anchor": "x", "domain": [0.0, 1.0], "matches": "y", "range": [0, 1.05], "title": {"text": "Recall da classe ATTACK"}}, "yaxis2": {"anchor": "x2", "domain": [0.0, 1.0], "matches": "y", "range": [0, 1.05], "showticklabels": false}, "yaxis3": {"anchor": "x3", "domain": [0.0, 1.0], "matches": "y", "range": [0, 1.05], "showticklabels": false}}}
